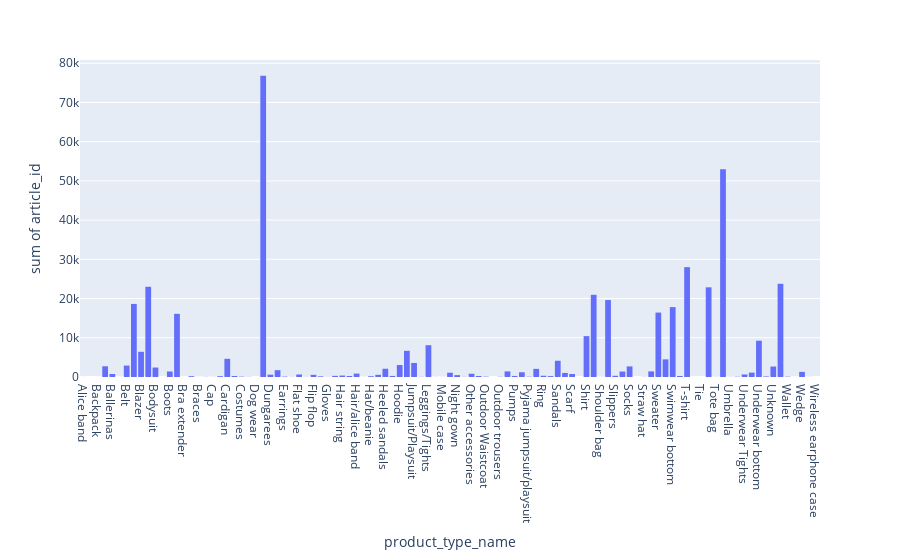

Write notebook code for a chart like this one.
### Code cell
plot_feature(detailed_transactions, "product_type_name")

### Figure 1 — Plotly figure (JSON) as saved in the notebook; plotly's stock layout.template omitted (floating-point values rounded to 4 significant figures)
{"data": [{"bingroup": "x", "histfunc": "sum", "hovertemplate": "product_type_name=%{x}<br>sum of article_id=%{y}<extra></extra>", "legendgroup": "", "marker": {"color": "#636efa", "pattern": {"shape": ""}}, "name": "", "orientation": "v", "showlegend": false, "type": "histogram", "x": ["Alice band", "Baby Bib", "Backpack", "Bag", "Ballerinas", "Beanie", "Belt", "Bikini top", "Blazer", "Blouse", "Bodysuit", "Bootie", "Boots", "Bra", "Bra extender", "Bracelet", "Braces", "Bucket hat", "Cap", "Cap/peaked", "Cardigan", "Coat", "Costumes", "Cross-body bag", "Dog wear", "Dress", "Dungarees", "Earring", "Earrings", "Felt hat", "Flat shoe", "Flat shoes", "Flip flop", "Garment Set", "Gloves", "Hair clip", "Hair string", "Hair ties", "Hair/alice band", "Hairband", "Hat/beanie", "Hat/brim", "Heeled sandals", "Heels", "Hoodie", "Jacket", "Jumpsuit/Playsuit", "Kids Underwear top", "Leggings/Tights", "Marker pen", "Mobile case", "Necklace", "Night gown", "Nipple covers", "Other accessories", "Other shoe", "Outdoor Waistcoat", "Outdoor overall", "Outdoor trousers", "Polo shirt", "Pumps", "Pyjama bottom", "Pyjama jumpsuit/playsuit", "Pyjama set", "Ring", "Robe", "Sandals", "Sarong", "Scarf", "Sewing kit", "Shirt", "Shorts", "Shoulder bag", "Skirt", "Slippers", "Sneakers", "Socks", "Soft Toys", "Straw hat", "Sunglasses", "Sweater", "Swimsuit", "Swimwear bottom", "Swimwear set", "T-shirt", "Tailored Waistcoat", "Tie", "Top", "Tote bag", "Trousers", "Umbrella", "Underdress", "Underwear Tights", "Underwear body", "Underwear bottom", "Underwear set", "Unknown", "Vest top", "Wallet", "Watch", "Wedge", "Weekend/Gym bag", "Wireless earphone case"], "xaxis": "x", "y": [13, 1, 13, 2730, 759, 18, 2912, 18631, 6430, 23006, 2414, 5, 1406, 16104, 4, 209, 19, 38, 28, 215, 4635, 252, 104, 43, 6, 76787, 588, 1739, 112, 39, 641, 35, 554, 176, 39, 291, 368, 255, 869, 21, 200, 553, 2105, 271, 3052, 6680, 3579, 54, 8102, 23, 19, 1091, 478, 57, 835, 264, 100, 7, 63, 1429, 271, 1209, 91, 2078, 317, 234, 4149, 1034, 761, 3, 10420, 20963, 25, 19618, 308, 1392, 2701, 9, 32, 1427, 16427, 4496, 17820, 250, 28007, 2, 4, 22868, 33, 52961, 32, 78, 642, 1122, 9261, 150, 2675, 23770, 96, 9, 1315, 26, 7], "yaxis": "y"}], "layout": {"barmode": "relative", "legend": {"tracegroupgap": 0}, "margin": {"t": 60}, "xaxis": {"anchor": "y", "domain": [0, 1], "title": {"text": "product_type_name"}}, "yaxis": {"anchor": "x", "domain": [0, 1], "title": {"text": "sum of article_id"}}}}
